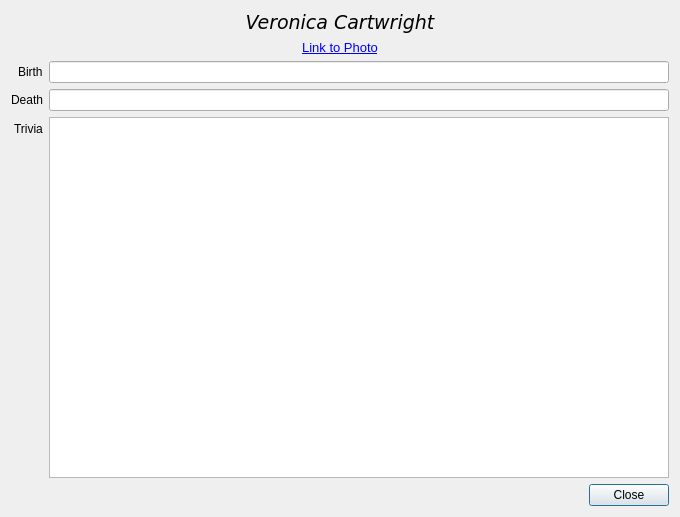
<?xml version="1.0" encoding="UTF-8"?>
<ui version="4.0">
 <class>CastDialog</class>
 <widget class="QDialog" name="CastDialog">
  <property name="geometry">
   <rect>
    <x>0</x>
    <y>0</y>
    <width>680</width>
    <height>517</height>
   </rect>
  </property>
  <property name="minimumSize">
   <size>
    <width>520</width>
    <height>380</height>
   </size>
  </property>
  <property name="windowTitle">
   <string>Cast Information</string>
  </property>
  <layout class="QVBoxLayout" name="verticalLayout">
   <item>
    <layout class="QVBoxLayout" name="verticalLayout_2">
     <item>
      <widget class="QLabel" name="labelName">
       <property name="font">
        <font>
         <family>DejaVu Sans</family>
         <pointsize>14</pointsize>
         <italic>true</italic>
        </font>
       </property>
       <property name="text">
        <string>Veronica Cartwright</string>
       </property>
       <property name="alignment">
        <set>Qt::AlignCenter</set>
       </property>
      </widget>
     </item>
     <item>
      <widget class="QLabel" name="labelURL">
       <property name="font">
        <font>
         <pointsize>10</pointsize>
        </font>
       </property>
       <property name="focusPolicy">
        <enum>Qt::ClickFocus</enum>
       </property>
       <property name="text">
        <string>&lt;html&gt;&lt;head/&gt;&lt;body&gt;&lt;p&gt;&lt;a href=&quot;http://www.google.com&quot;&gt;&lt;span style=&quot; text-decoration: underline; color:#0000ff;&quot;&gt;Link to Photo&lt;/span&gt;&lt;/a&gt;&lt;/p&gt;&lt;/body&gt;&lt;/html&gt;</string>
       </property>
       <property name="alignment">
        <set>Qt::AlignCenter</set>
       </property>
      </widget>
     </item>
    </layout>
   </item>
   <item>
    <layout class="QFormLayout" name="formLayout">
     <property name="fieldGrowthPolicy">
      <enum>QFormLayout::ExpandingFieldsGrow</enum>
     </property>
     <property name="labelAlignment">
      <set>Qt::AlignRight|Qt::AlignTrailing|Qt::AlignVCenter</set>
     </property>
     <item row="0" column="0">
      <widget class="QLabel" name="label">
       <property name="text">
        <string>Birth</string>
       </property>
      </widget>
     </item>
     <item row="0" column="1">
      <widget class="QLineEdit" name="leBirth"/>
     </item>
     <item row="1" column="0">
      <widget class="QLabel" name="label_4">
       <property name="text">
        <string>Death</string>
       </property>
      </widget>
     </item>
     <item row="1" column="1">
      <widget class="QLineEdit" name="leDeath"/>
     </item>
     <item row="2" column="0">
      <widget class="QLabel" name="label_2">
       <property name="text">
        <string>Trivia</string>
       </property>
      </widget>
     </item>
     <item row="2" column="1">
      <widget class="QListWidget" name="listTrivia">
       <property name="sizePolicy">
        <sizepolicy hsizetype="Expanding" vsizetype="Expanding">
         <horstretch>0</horstretch>
         <verstretch>1</verstretch>
        </sizepolicy>
       </property>
      </widget>
     </item>
    </layout>
   </item>
   <item>
    <widget class="QDialogButtonBox" name="buttonBox">
     <property name="orientation">
      <enum>Qt::Horizontal</enum>
     </property>
     <property name="standardButtons">
      <set>QDialogButtonBox::Close</set>
     </property>
    </widget>
   </item>
  </layout>
 </widget>
 <tabstops>
  <tabstop>leBirth</tabstop>
  <tabstop>leDeath</tabstop>
 </tabstops>
 <resources/>
 <connections>
  <connection>
   <sender>buttonBox</sender>
   <signal>accepted()</signal>
   <receiver>CastDialog</receiver>
   <slot>accept()</slot>
   <hints>
    <hint type="sourcelabel">
     <x>248</x>
     <y>254</y>
    </hint>
    <hint type="destinationlabel">
     <x>157</x>
     <y>274</y>
    </hint>
   </hints>
  </connection>
  <connection>
   <sender>buttonBox</sender>
   <signal>rejected()</signal>
   <receiver>CastDialog</receiver>
   <slot>reject()</slot>
   <hints>
    <hint type="sourcelabel">
     <x>316</x>
     <y>260</y>
    </hint>
    <hint type="destinationlabel">
     <x>286</x>
     <y>274</y>
    </hint>
   </hints>
  </connection>
 </connections>
</ui>
